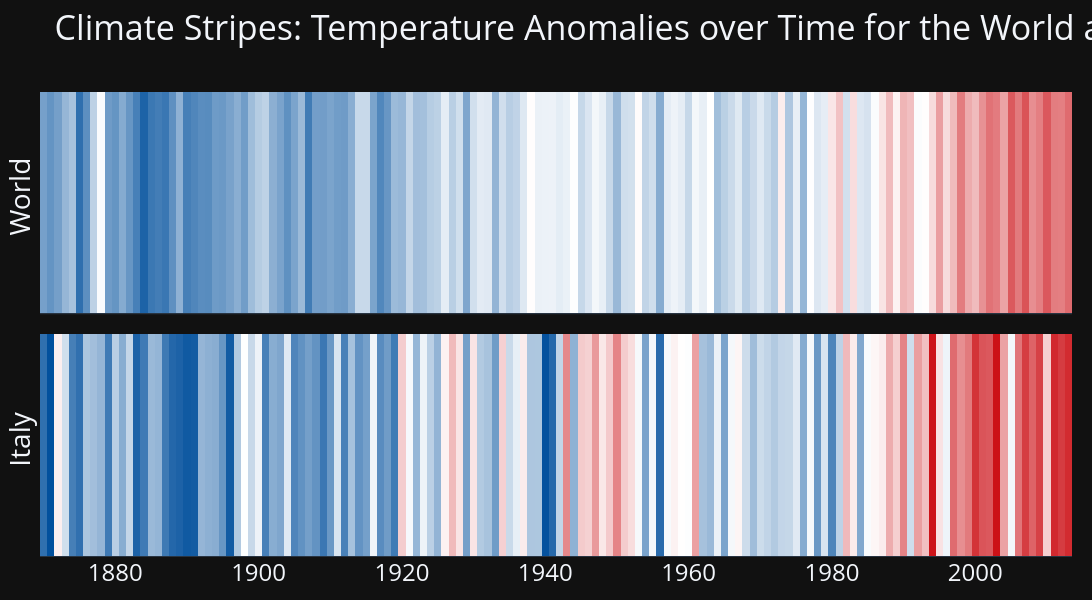

Source (notebook cell):
### Code cell
# Combine plots
fig = make_subplots(
    rows=2, cols=1,
    shared_xaxes=True,
    vertical_spacing=0.02,
    horizontal_spacing=0.0
)

# Add bar traces to each row
for trace in fig_world.data:
    fig.add_trace(trace, row=1, col=1)
for trace in fig_italy.data:
    fig.add_trace(trace, row=2, col=1)

# Assign y-axis titles and styling
fig.update_yaxes(
    title_text="World", row=1, col=1,
    title_standoff=0,
    title_font=dict(size=28),
    showticklabels=False,
    showgrid=False
)
fig.update_yaxes(
    title_text="Italy", row=2, col=1,
    title_standoff=0,
    title_font=dict(size=28),
    showticklabels=False,
    showgrid=False
)
# Update x-axis styling
fig.update_xaxes(tickfont=dict(size=24))

# Update overall figure layout
fig.update_layout(
    height=600,
    width=1400,
    title_text="Climate Stripes: Temperature Anomalies over Time for the World and Italy",
    title_font=dict(size=34),
    showlegend=False,
    hoverlabel=dict(bgcolor='white'),
    margin=dict(l=40, r=20, t=80, b=20),
    bargap=0,
    xaxis=dict(showgrid=False, tickmode='linear', tick0=1870, dtick=20)
)

fig.show()

### Figure 1 — Plotly figure (JSON) as saved in the notebook; plotly's stock layout.template omitted (floating-point values rounded to 4 significant figures; data arrays with more than 128 entries replaced by an {"elided": "..."} marker saying what was removed)
{"data": [{"hovertemplate": "World %{x}: %{marker.color:.2f}°C<extra></extra>", "marker": {"cmax": 1.141, "cmin": -1.28, "color": {"elided": "144 float values"}, "colorscale": [[0, "#02509D"], [0.5, "white"], [1, "#CC1117"]], "line": {"width": 0}}, "showlegend": false, "x": {"elided": "144 int values"}, "y": {"elided": "144 int values"}, "type": "bar", "xaxis": "x", "yaxis": "y"}, {"hovertemplate": "Italy %{x}: %{marker.color:.2f}°C<extra></extra>", "marker": {"cmax": 1.141, "cmin": -1.28, "color": {"elided": "144 float values"}, "colorscale": [[0, "#02509D"], [0.5, "white"], [1, "#CC1117"]], "line": {"width": 0}}, "showlegend": false, "x": {"elided": "144 int values"}, "y": {"elided": "144 int values"}, "type": "bar", "xaxis": "x2", "yaxis": "y2"}], "layout": {"xaxis": {"anchor": "y", "domain": [0.0, 1.0], "matches": "x2", "showticklabels": false, "tickfont": {"size": 24}, "showgrid": false, "tickmode": "linear", "tick0": 1870, "dtick": 20}, "yaxis": {"anchor": "x", "domain": [0.51, 1.0], "title": {"font": {"size": 28}, "text": "World", "standoff": 0}, "showticklabels": false, "showgrid": false}, "xaxis2": {"anchor": "y2", "domain": [0.0, 1.0], "tickfont": {"size": 24}}, "yaxis2": {"anchor": "x2", "domain": [0.0, 0.49], "title": {"font": {"size": 28}, "text": "Italy", "standoff": 0}, "showticklabels": false, "showgrid": false}, "title": {"font": {"size": 34}, "text": "Climate Stripes: Temperature Anomalies over Time for the World and Italy"}, "hoverlabel": {"bgcolor": "white"}, "margin": {"l": 40, "r": 20, "t": 80, "b": 20}, "height": 600, "width": 1400, "showlegend": false, "bargap": 0}}
